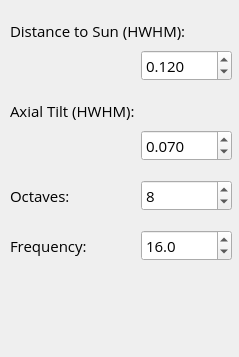
            <widget class="QWidget" name="mpTemperature">
             <property name="geometry">
              <rect>
               <x>0</x>
               <y>0</y>
               <width>239</width>
               <height>357</height>
              </rect>
             </property>
             <attribute name="label">
              <string>Temperature</string>
             </attribute>
             <widget class="QSpinBox" name="spnTempOct">
              <property name="geometry">
               <rect>
                <x>141</x>
                <y>180</y>
                <width>91</width>
                <height>31</height>
               </rect>
              </property>
              <property name="font">
               <font>
                <family>Open Sans</family>
                <pointsize>11</pointsize>
                <weight>50</weight>
                <bold>false</bold>
               </font>
              </property>
              <property name="value">
               <number>8</number>
              </property>
             </widget>
             <widget class="QLabel" name="label_79">
              <property name="geometry">
               <rect>
                <x>10</x>
                <y>180</y>
                <width>91</width>
                <height>31</height>
               </rect>
              </property>
              <property name="font">
               <font>
                <family>Open Sans</family>
                <pointsize>11</pointsize>
                <weight>50</weight>
                <bold>false</bold>
               </font>
              </property>
              <property name="text">
               <string>Octaves:</string>
              </property>
             </widget>
             <widget class="QDoubleSpinBox" name="spnDistSun">
              <property name="geometry">
               <rect>
                <x>141</x>
                <y>50</y>
                <width>91</width>
                <height>31</height>
               </rect>
              </property>
              <property name="font">
               <font>
                <family>Open Sans</family>
                <pointsize>11</pointsize>
                <weight>50</weight>
                <bold>false</bold>
               </font>
              </property>
              <property name="decimals">
               <number>3</number>
              </property>
              <property name="maximum">
               <double>1.000000000000000</double>
              </property>
              <property name="singleStep">
               <double>0.010000000000000</double>
              </property>
              <property name="value">
               <double>0.120000000000000</double>
              </property>
             </widget>
             <widget class="QLabel" name="label_80">
              <property name="geometry">
               <rect>
                <x>10</x>
                <y>230</y>
                <width>101</width>
                <height>31</height>
               </rect>
              </property>
              <property name="font">
               <font>
                <family>Open Sans</family>
                <pointsize>11</pointsize>
                <weight>50</weight>
                <bold>false</bold>
               </font>
              </property>
              <property name="text">
               <string>Frequency:</string>
              </property>
             </widget>
             <widget class="QLabel" name="label_81">
              <property name="geometry">
               <rect>
                <x>10</x>
                <y>100</y>
                <width>151</width>
                <height>21</height>
               </rect>
              </property>
              <property name="font">
               <font>
                <family>Open Sans</family>
                <pointsize>11</pointsize>
                <weight>50</weight>
                <bold>false</bold>
               </font>
              </property>
              <property name="text">
               <string>Axial Tilt (HWHM):</string>
              </property>
             </widget>
             <widget class="QDoubleSpinBox" name="spnAxTilt">
              <property name="geometry">
               <rect>
                <x>141</x>
                <y>130</y>
                <width>91</width>
                <height>31</height>
               </rect>
              </property>
              <property name="font">
               <font>
                <family>Open Sans</family>
                <pointsize>11</pointsize>
                <weight>50</weight>
                <bold>false</bold>
               </font>
              </property>
              <property name="decimals">
               <number>3</number>
              </property>
              <property name="minimum">
               <double>-0.250000000000000</double>
              </property>
              <property name="maximum">
               <double>0.250000000000000</double>
              </property>
              <property name="singleStep">
               <double>0.010000000000000</double>
              </property>
              <property name="value">
               <double>0.070000000000000</double>
              </property>
             </widget>
             <widget class="QLabel" name="label_82">
              <property name="geometry">
               <rect>
                <x>10</x>
                <y>20</y>
                <width>221</width>
                <height>21</height>
               </rect>
              </property>
              <property name="font">
               <font>
                <family>Open Sans</family>
                <pointsize>11</pointsize>
                <weight>50</weight>
                <bold>false</bold>
               </font>
              </property>
              <property name="text">
               <string>Distance to Sun (HWHM):</string>
              </property>
             </widget>
             <widget class="QDoubleSpinBox" name="spnTempFreq">
              <property name="geometry">
               <rect>
                <x>141</x>
                <y>230</y>
                <width>91</width>
                <height>31</height>
               </rect>
              </property>
              <property name="font">
               <font>
                <family>Open Sans</family>
                <pointsize>11</pointsize>
                <weight>50</weight>
                <bold>false</bold>
               </font>
              </property>
              <property name="decimals">
               <number>1</number>
              </property>
              <property name="maximum">
               <double>256.000000000000000</double>
              </property>
              <property name="singleStep">
               <double>8.000000000000000</double>
              </property>
              <property name="value">
               <double>16.000000000000000</double>
              </property>
             </widget>
            </widget>
